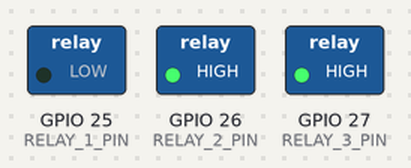
This program was run on a simulated ESP32. On the bench: switched loads named in the program (green lamp = pin HIGH).

Above: at 2.7 s.
At 6.7 s:
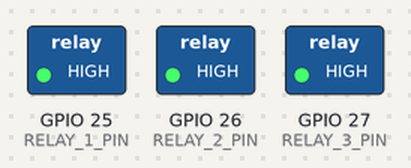
At 11.5 s:
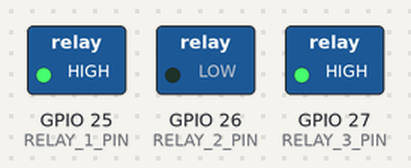
At 16.5 s:
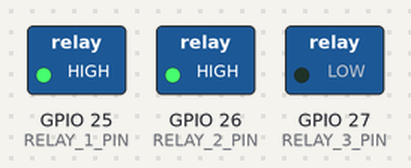
Timing chart, 0 to 24.7 s (numbered marks = the images above):
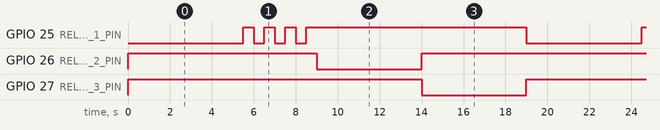

The program:

main.cpp
```cpp
#include <Arduino.h>

// Definimos los pines de salida digital
#define RELAY_1_PIN 25 // Verde
#define RELAY_2_PIN 26 // Amarillo
#define RELAY_3_PIN 27 // Rojo

// Declaración de prototipo de funciones
void secuencia();
void verde();
void verde_parpadea();
void amarillo();
void rojo();

// Se configuran los pines como salida Open Drain, cuando mandas un HIGH en lugar de sacar 3.3V
// el ESP32 simplemente "desconecta" el pin (lo deja en alta impedancia).
void setup() {
  pinMode(RELAY_1_PIN, OUTPUT_OPEN_DRAIN);
  pinMode(RELAY_2_PIN, OUTPUT_OPEN_DRAIN);
  pinMode(RELAY_3_PIN, OUTPUT_OPEN_DRAIN);
}

// Se ejecuta de forma concurrente
void loop() {
  secuencia();
}

void secuencia(){
  verde();
  delay(5000);
  verde_parpadea();
  amarillo();
  delay(5000);
  rojo();
  delay(5000);
}

void verde(){
  digitalWrite(RELAY_1_PIN, LOW);
  digitalWrite(RELAY_2_PIN, HIGH);
  digitalWrite(RELAY_3_PIN, HIGH);
}

void verde_parpadea(){
  for (int i=0; i<4; i++) {
    digitalWrite(RELAY_1_PIN, LOW);
    delay(500);
    digitalWrite(RELAY_1_PIN, HIGH);
    delay(500);
  }
}

void amarillo(){
  digitalWrite(RELAY_1_PIN, HIGH);
  digitalWrite(RELAY_2_PIN, LOW);
  digitalWrite(RELAY_3_PIN, HIGH);
}

void rojo(){
  digitalWrite(RELAY_1_PIN, HIGH);
  digitalWrite(RELAY_2_PIN, HIGH);
  digitalWrite(RELAY_3_PIN, LOW);
}
```

Measured:
- by itself, GPIO 25 (RELAY_1_PIN): repeats every 19.0 s: 2 × (LOW 0.50 s, HIGH 0.50 s), LOW 0.50 s, HIGH 10.5 s, LOW 5.5 s, HIGH 0.50 s
- by itself, GPIO 26 (RELAY_2_PIN): repeats every 19.0 s: LOW 5.0 s, HIGH 14.0 s
- by itself, GPIO 27 (RELAY_3_PIN): alternates HIGH for 14.0 s and LOW for 5.0 s
